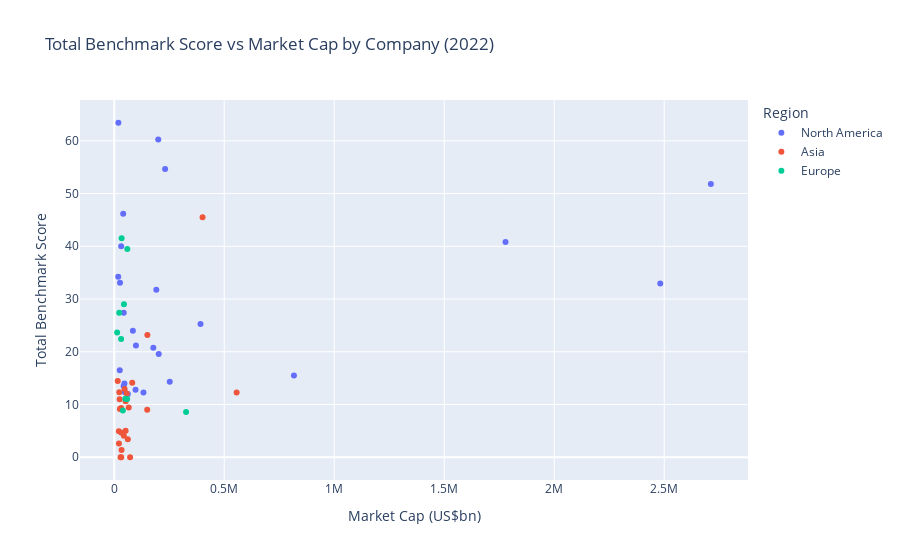

Write notebook code for a chart like this one.
### Code cell
# Create a scatter plot
fig = px.scatter(ktc_ict_2022, x="Market cap (US$bn)", y="Total benchmark score", color="Region",
                 title="Total Benchmark Score vs Market Cap by Company (2022)",
                 size_max=10)

# Update the axis labels
fig.update_layout(xaxis_title="Market Cap (US$bn)", yaxis_title="Total Benchmark Score")

# Show the plot
fig.show()

### Figure 1 — Plotly figure (JSON) as saved in the notebook; plotly's stock layout.template omitted (floating-point values rounded to 4 significant figures)
{"data": [{"hovertemplate": "Region=North America<br>Market cap (US$bn)=%{x}<br>Total benchmark score=%{y}<extra></extra>", "legendgroup": "North America", "marker": {"color": "#636efa", "symbol": "circle"}, "mode": "markers", "name": "North America", "orientation": "v", "showlegend": true, "type": "scatter", "x": [18770.0, 200100.0, 231300.0, 2712000.0, 40660.0, 1779000.0, 31650.0, 18020.0, 26280.0, 2482000.0, 191200.0, 43210.0, 392100.0, 84738, 98675, 177700.0, 202200.0, 25080.0, 816900, 252406, 46290.0, 42760.0, 96870.0, 48190.0, 132900.0, 61880.0], "xaxis": "x", "y": [63.42, 60.24, 54.65, 51.81, 46.15, 40.8, 40.01, 34.24, 33.1, 32.97, 31.74, 27.41, 25.27, 23.98, 21.17, 20.76, 19.57, 16.5, 15.52, 14.32, 13.98, 13.5, 12.82, 12.34, 12.27, 12], "yaxis": "y"}, {"hovertemplate": "Region=Asia<br>Market cap (US$bn)=%{x}<br>Total benchmark score=%{y}<extra></extra>", "legendgroup": "Asia", "marker": {"color": "#EF553B", "symbol": "circle"}, "mode": "markers", "name": "Asia", "orientation": "v", "showlegend": true, "type": "scatter", "x": [401500.0, 150700.0, 15790.0, 81780.0, 47110.0, 22970.0, 556400.0, 56830.0, 24570.0, 51640.0, 65810.0, 31450.0, 25480.0, 149900.0, 51650.0, 21130.0, 32870.0, 43740.0, 61750.0, 21430.0, 33160.0, 28710.0, 72120, 31840.0], "xaxis": "x", "y": [45.52, 23.17, 14.45, 14.11, 12.95, 12.34, 12.27, 12.07, 10.98, 10.64, 9.409, 9.341, 9.136, 9, 5.045, 4.909, 4.636, 4.091, 3.409, 2.591, 1.364, 0, 0, 0], "yaxis": "y"}, {"hovertemplate": "Region=Europe<br>Market cap (US$bn)=%{x}<br>Total benchmark score=%{y}<extra></extra>", "legendgroup": "Europe", "marker": {"color": "#00cc96", "symbol": "circle"}, "mode": "markers", "name": "Europe", "orientation": "v", "showlegend": true, "type": "scatter", "x": [33530.0, 59400.0, 44150.0, 22860.0, 13220.0, 31270.0, 50230.0, 58680.0, 39290.0, 326500.0], "xaxis": "x", "y": [41.5, 39.47, 28.99, 27.42, 23.66, 22.43, 11.11, 11.05, 8.864, 8.591], "yaxis": "y"}], "layout": {"legend": {"title": {"text": "Region"}, "tracegroupgap": 0}, "title": {"text": "Total Benchmark Score vs Market Cap by Company (2022)"}, "xaxis": {"anchor": "y", "domain": [0, 1], "title": {"text": "Market Cap (US$bn)"}}, "yaxis": {"anchor": "x", "domain": [0, 1], "title": {"text": "Total Benchmark Score"}}}}
